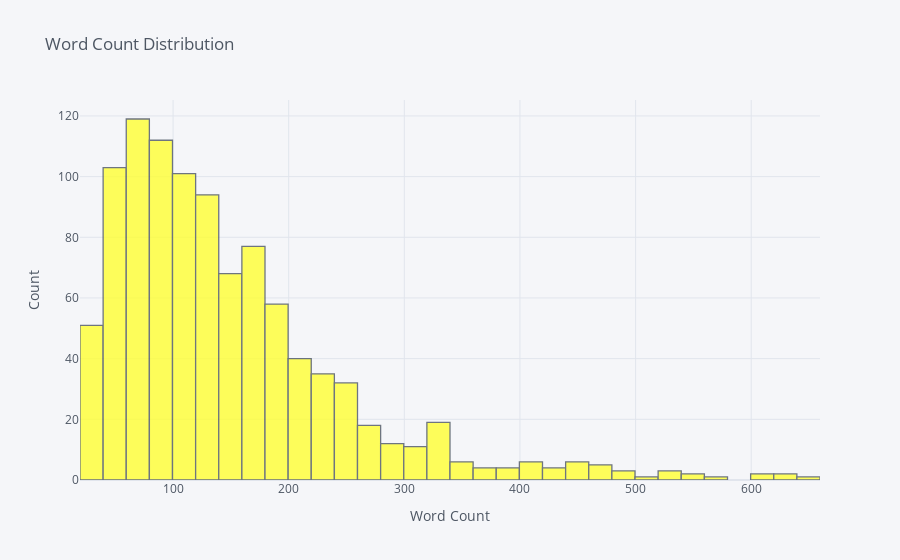

Notebook code for this chart:
### Markdown cell above
Most of the reviews have an average length of 400-500 charcters.

### Code cell
df['word_count'].iplot(kind = 'hist', colors='yellow',
                      xTitle = 'Word Count',yTitle = 'Count',
                      title = 'Word Count Distribution')

### Figure 1 — Plotly figure (JSON) as saved in the notebook; plotly's stock layout.template omitted (floating-point values rounded to 4 significant figures; data arrays with more than 128 entries replaced by an {"elided": "..."} marker saying what was removed)
{"data": [{"histfunc": "count", "histnorm": "", "marker": {"color": "rgba(255, 255, 51, 1.0)", "line": {"color": "#4D5663", "width": 1.3}}, "name": "word_count", "opacity": 0.8, "orientation": "v", "x": {"elided": "1000 int values"}, "type": "histogram"}], "layout": {"barmode": "overlay", "legend": {"bgcolor": "#F5F6F9", "font": {"color": "#4D5663"}}, "paper_bgcolor": "#F5F6F9", "plot_bgcolor": "#F5F6F9", "title": {"font": {"color": "#4D5663"}, "text": "Word Count Distribution"}, "xaxis": {"gridcolor": "#E1E5ED", "showgrid": true, "tickfont": {"color": "#4D5663"}, "title": {"font": {"color": "#4D5663"}, "text": "Word Count"}, "zerolinecolor": "#E1E5ED", "type": "linear", "range": [19.5, 659.5], "autorange": true}, "yaxis": {"gridcolor": "#E1E5ED", "showgrid": true, "tickfont": {"color": "#4D5663"}, "title": {"font": {"color": "#4D5663"}, "text": "Count"}, "zerolinecolor": "#E1E5ED", "range": [0, 125.3], "autorange": true}, "autosize": true}}
